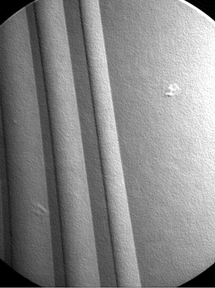
%> input picture Image Processing_Matlab/Fig(point).tif, 215 x 288 px, shrunk from 569 x 764 before the run
$ octave linepointedge.m   (GNU Octave 9; MATLAB toolbox functions it lacks are replaced by stand-ins)
%> lines starting %> are read from the running program, lines starting %| are printed output that depends on the picture; in (x1, y1, x2, y2) boxes, pixels count from 0 and x2, y2 are one past the last pixel; in counts of white or black regions, pixels touching at a corner belong together; the program's own positions count from 1
clc;
clear;
close all;
x= imread('Fig(point).tif');
%> x is the input picture: size 288x215 uint8; min 0, max 255, mean 134.3
y= imread('Fig(line).tif');
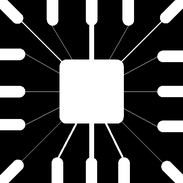
%> input picture Image Processing_Matlab/Fig(line).tif, 183 x 183 px, shrunk from 486 x 486 before the run
%> y is the input picture: size 183x183 uint8; min 0, max 255, mean 71.9
z= imread('Fig(edge).tif');
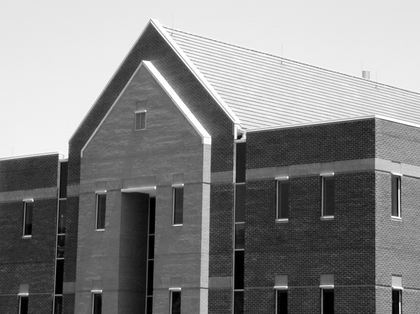
%> input picture Image Processing_Matlab/Fig(edge).tif, 420 x 314 px, shrunk from 1114 x 834 before the run
%> z is the input picture: size 314x420 uint8; min 0, max 255, mean 133.3
w1=[ -1 -1 -1 ; -1 8 -1; -1 -1 -1];
wvl= [-1 -1 -1; 2 2 2; -1 -1 -1 ];
we1= [1 0;0 -1];
we2=[0 1;-1 0];
yp= conv2(double(x),w1);
yvl=conv2(double(y),wvl);
ye1= conv2(double(z),we1);
ye=conv2(ye1,we2);
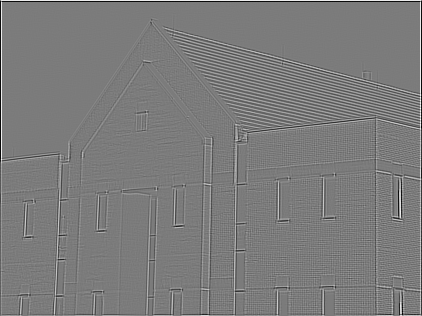
%> ye: size 316x422 double; min -255, max 270, mean 0; drawn with min black and max white
d= max(max(yp));
%> d = 918
e= max(max(yvl));
%> e = 765
[m,n]= size(yp);
%> m = 290; n = 217
for i=1:m-1
    for j=1:n-1
        if(yp(i,j)>= 0.8*d)
            yp(i,j)=255;
        else yp(i,j)=0;
        end;
    end;
end;
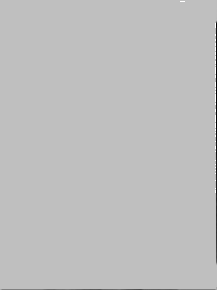
%> yp: size 290x217 double; min -763, max 255, mean -3.3; drawn with min black and max white
[m,n] = size(yvl);
%> m = 185; n = 185
for i=1:m-1
    for j=1:n-1
        if(yvl(i,j)>= 0.5*d)
            yvl(i,j)=255;
        else yvl(i,j)=0;
        end;
    end;
end;
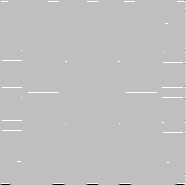
%> yvl: size 185x185 double; min -765, max 255, mean 1.4; drawn with min black and max white
figure,imshow(yp);
%> after `imshow(yp)`:
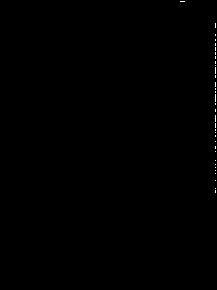
%> displayed picture: size 290x217, on the screen's scale of 0 to 255; 0.15% white in thin lines or dots, all inside (x1, y1, x2, y2) = (180, 1, 216, 193)
figure,imshow(yvl);
figure,imshow(ye);
%> after `imshow(ye)`:
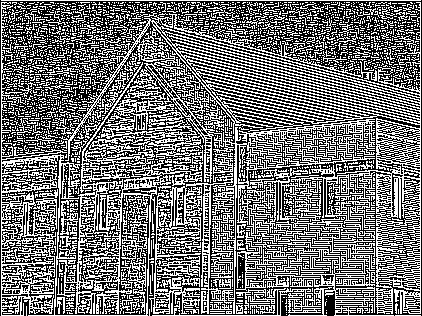
%> displayed picture: size 316x422, on the screen's scale of 0 to 255; 45.2% white in thin lines or dots
